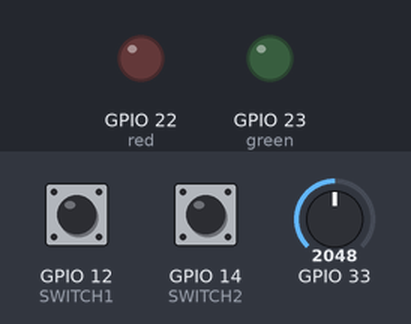
Recording of a sketch running on a simulated ESP32. Shown: output pins drawn as LEDs (lit = HIGH). Dashed ring = blinking. The test bench sets the inputs (shaded band); at power-on: GPIO 12 (SWITCH1) HIGH, GPIO 14 (SWITCH2) HIGH, GPIO 33 = 2048. WiFi joins after 1.5 s; servers stay silent unless stated; web services answer with replies made up by the test bench; what the sketch prints to the serial monitor is not drawn.

Above: at 3.7 s.
3.8 s: GPIO 12 (SWITCH1) pulled LOW for 3.2 s
At 4.4 s:
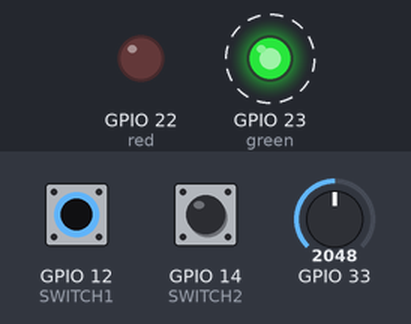
8.5 s: GPIO 14 (SWITCH2) pulled LOW for 3.2 s
At 9.1 s:
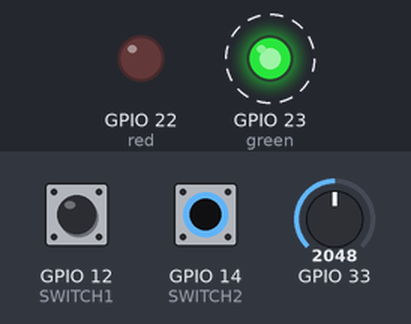
Timing chart, 0 to 13.5 s (numbered marks = the images above; inputs shaded):
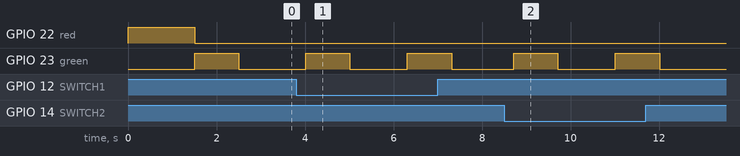

The sketch:

chaim_detect.ino
```cpp
#include <WiFi.h>
#include <WiFiMulti.h>
#include <ssl_client.h>
#include <WiFiClientSecure.h>
#include <HTTPClient.h>
#include "arduinoFFT.h"

#define SWITCH1 12
#define SWITCH2 14
#define SAMPLES 128
#define SAMPLING_FREQUENCY 5000

arduinoFFT FFT = arduinoFFT();

unsigned int sampling_period_us;
unsigned long microseconds;
double vReal[SAMPLES];
double vImag[SAMPLES];
const char* ssid     = "XXXX";
const char* password = "XXXX";
int count = 0;
int timer = 0;
const int red = 22;
const int green = 23;

void wifiConnect() {
  WiFi.disconnect();
  WiFi.mode(WIFI_STA);
  WiFi.begin(ssid, password);  // Wi-Fi接続
  while (WiFi.status() != WL_CONNECTED) {  // Wi-Fi 接続待ち
    digitalWrite(red, HIGH);
    delay(100);
    Serial.printf(".");
  }
  digitalWrite(red, LOW);
  digitalWrite(green, HIGH);
  delay(1000);
  digitalWrite(green, LOW);

  Serial.println("\nwifi connect ok");
}

void send(String message) {
  const char* host = "notify-api.line.me";
  const char* token = "XXXX";
  WiFiClientSecure client;
  Serial.println("Try");
  //LineのAPIサーバに接続
  if (!client.connect(host, 443)) {
    Serial.println("Connection failed");
    digitalWrite(red, HIGH);
    return;
  }
  Serial.println("Connected");
  digitalWrite(red, LOW);
  digitalWrite(green, HIGH);
  delay(1000);
  digitalWrite(green, LOW);
  //リクエストを送信
  String query = String("message=") + message;
  String request = String("") +
                   "POST /api/notify HTTP/1.1\r\n" +
                   "Host: " + host + "\r\n" +
                   "Authorization: Bearer " + token + "\r\n" +
                   "Content-Length: " + String(query.length()) +  "\r\n" +
                   "Content-Type: application/x-www-form-urlencoded\r\n\r\n" +
                   query + "\r\n";
  client.print(request);

  //受信終了まで待つ
  while (client.connected()) {
    String line = client.readStringUntil('\n');
    Serial.println(line);
    if (line == "\r") {
      break;
    }
  }

  String line = client.readStringUntil('\n');
  Serial.println(line);
}

void setup() {
  Serial.begin(115200);
  Serial.println("setup start");
  pinMode(SWITCH1, INPUT_PULLUP);
  pinMode(SWITCH2, INPUT_PULLUP);
  // ピンを二つとも出力ピンに割り当て
  pinMode(red, OUTPUT);
  pinMode(green, OUTPUT);
  // ２つのピンをオフ（LEDをオフ）
  digitalWrite(red, LOW);
  digitalWrite(green, LOW);
  wifiConnect();
  sampling_period_us = round(1000000 * (1.0 / SAMPLING_FREQUENCY));
}

void loop() {
  timer++;
  if (digitalRead(SWITCH1) == LOW) {
    send("ご飯の時間ですよ");
  } else if (digitalRead(SWITCH2) == LOW) {
    send("風呂の時間ですよ");
  }
  for (int i = 0; i < SAMPLES; i++) {
    microseconds = micros();

    vReal[i] = analogRead(33);
    vImag[i] = 0;

    while (micros() < (microseconds + sampling_period_us)) {
    }
  }
  // FFT解析
  FFT.Windowing(vReal, SAMPLES, FFT_WIN_TYP_HAMMING, FFT_FORWARD);
  FFT.Compute(vReal, vImag, SAMPLES, FFT_FORWARD);
  FFT.ComplexToMagnitude(vReal, vImag, SAMPLES);
  double peak = FFT.MajorPeak(vReal, SAMPLES, SAMPLING_FREQUENCY);

  if (peak > 2400) { // 2400Hzより大きい周波数を検出
    count++;
  }
  if (count == 15) { // 2400Hzを15回検出したときメッセージ送信
    send("誰か来たよ");
    delay(1000);
    count = 0;
  }
  if (timer == 3000) { // 3秒ごとにカウンタークリア
    count = 0;
    timer = 0;
  }
  delay(1);
}
```

Measured:
- after the input at 3.8 s, GPIO 23 (green): alternates HIGH for 1.0 s and LOW for 1.3 s, starting after 0.22 s
- after the input at 8.5 s, GPIO 23 (green): alternates HIGH for 1.0 s and LOW for 1.3 s, 4 changes in all, then stays LOW, starting after 0.21 s
